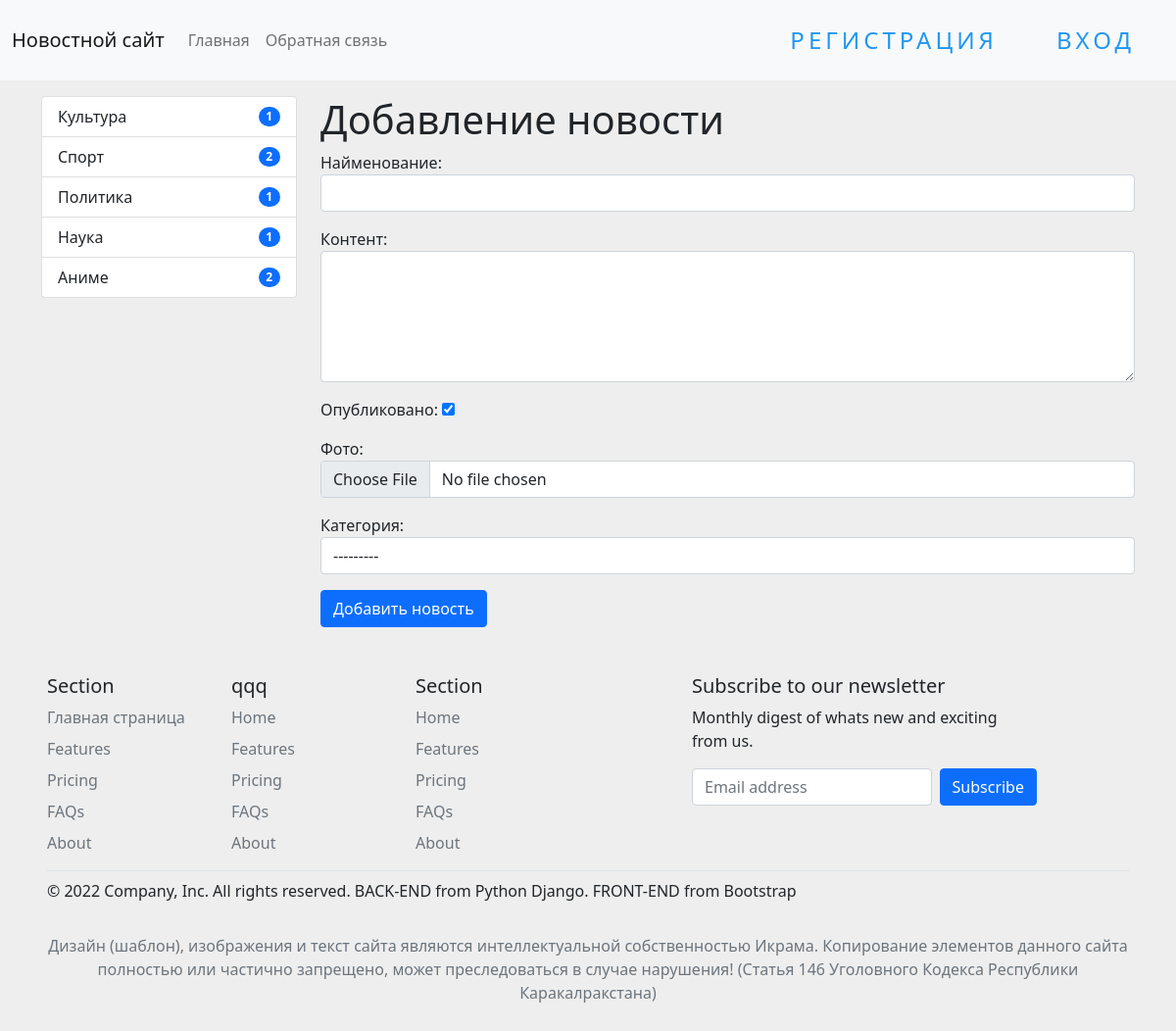
The app's page /news/add-news/ with its own data.
### news/models.py (models this page shows)
class Category(models.Model):
    title = models.CharField(max_length=100, db_index=True, verbose_name='Найменование категории')
    def get_absolute_url(self):
        return reverse('category', kwargs={'category_id': self.pk})
    def __str__(self):
        return self.title
    class Meta:
        verbose_name = 'Категория'
        verbose_name_plural = 'Категории'
        ordering = ['title']

### news/views.py (the view)
# urls.py: path('news/add-news/', add_news, name='add_news'),
def add_news(request):
    if request.method == 'POST':
        form = NewsForm(request.POST)
        if form.is_valid():
            news = form.save(commit=False)
            news.username = request.user
            news = form.save()
            return redirect(news)
    else:
        form = NewsForm()
    return render(request, 'news/add_news.html', {'form': form})

### news/forms.py (shortened to what this page needs)
class NewsForm(forms.ModelForm):
    class Meta:
        model = News
        fields = ('title', 'content', 'is_published', 'photo', 'category')
        widgets = {
            'title': forms.TextInput(attrs={'class': 'form-control'}),
            'content': forms.Textarea(attrs={'class': 'form-control', 'rows': 5}),
            'category': forms.Select(attrs={'class': 'form-control'}),
            'photo': forms.FileInput(attrs={'class': 'form-control'})
        }

### news/templatetags/news_tags.py (called while the page is built)
@register.inclusion_tag('news/list_categories.html')
def show_categories(arg1='Hello', arg2='world'):
    categories = Category.objects.annotate(cnt=Count('news', filter=F('news__is_published'))).filter(cnt__gt=0)
    return {'categories': categories, }

### news/templates/news/add_news.html (shortened to what this page needs)
{% extends "base.html" %}
{% block sidebar %}
{% include 'inc/_sidebar.html' %}
{% endblock %}
{% block content %}
<h1>Добавление новости</h1>
<form action="{% url 'add_news' %}" method="POST">
    {{ form.as_p }}
    <button type="submit" class="btn btn-primary btn-block">Добавить новость</button>
</form>
{% endblock %}

### news/templates/news/list_categories.html
<div class="list-group">
  {% for item in categories %}
  <a href="{{ item.get_absolute_url }}" class="list-group-item d-flex justify-content-between align-items-center list-group-item-action">
    {{ item.title }}
    <span class="badge bg-primary rounded-pill">{{item.cnt}}</span>
  </a>
  {% endfor %}
</div>

### mysite/static/css/style.css (style rules this page uses)
body { background-color: #eee; }

### records on screen
Category: title "Культура", cnt "1"
Category: title "Спорт", cnt "2"
Category: title "Политика", cnt "1"
Category: title "Наука", cnt "1"
Category: title "Аниме", cnt "2"
